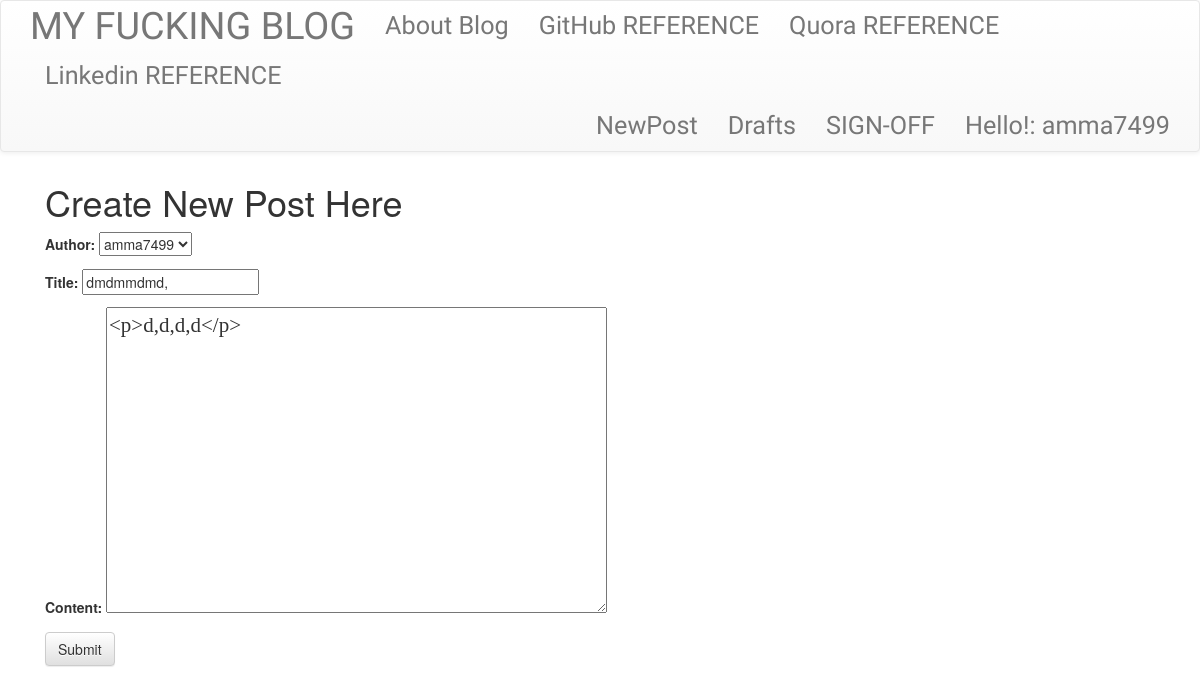
Screenshot of /post/2/edit/ (signed in) with the database file from the repository.
### blogs/models.py (models this page shows, shortened)
class Post(models.Model):
    class Meta:
        verbose_name='Post'
    author=models.ForeignKey('auth.User',on_delete=models.CASCADE,)
    title=models.CharField(max_length=100)
    content=models.TextField()
    createtime=models.DateTimeField(default=timezone.now)
    publishtime=models.DateTimeField(blank=True,null=True)

### blogs/views.py (the view)
# urls.py: url(r'^post/(?P<pk>\d+)/edit/$',views.PostUpdateView.as_view(),name='post_edit'),
class PostUpdateView(LoginRequiredMixin,UpdateView):
    login_url='/login/'
    redirect_field_name='blogs/post_detail.html'
    form_class=PostForm
    model=Post

### blogs/forms.py
class PostForm(forms.ModelForm):
    class Meta:
        model=Post
        fields=('author','title','content',)
        widgets = {
            'title': forms.TextInput(attrs={'class': 'textinputclass'}),
            'content': forms.Textarea(attrs={'class': 'editable medium-editor-textarea postcontent'}),
        }

### blogs/templates/blogs/post_form.html (shortened to what this page needs)
{% extends 'blogs/base.html'%}
{%block content%}
<h1>Create New Post Here</h1>
<form class="post-form" method="POST">
  {{form.as_p}}
  <button type="submit" class="save btn btn-default">Submit</button>
</form>
{%endblock%}

### blogs/templates/blogs/base.html (shortened to what this page needs)
<!DOCTYPE html>
{% load staticfiles %}
<html lang="en" dir="ltr">
  <head>
    <link rel="stylesheet" href="https://maxcdn.bootstrapcdn.com/bootstrap/3.3.7/css/bootstrap.min.css">
    <link rel="stylesheet" href="https://maxcdn.bootstrapcdn.com/bootstrap/3.3.7/css/bootstrap-theme.min.css">
    <link rel="stylesheet" href="//cdn.jsdelivr.net/npm/medium-editor@latest/dist/css/medium-editor.min.css" type="text/css" media="screen" charset="utf-8">
    <link rel="stylesheet" href="{% static  'css/blogs.css' %}">
  </head>
  <body class="loader">
    <nav class="navbar navbar-default indieflower custom-navbar">
      <div class="container">
        <ul class='nav navbar-nav'>
          <li> <a class="navbar-brand bigfont" href="{% url 'post_list' %}">MY FUCKING BLOG</a></li>
          <li><a class="navbar-link" href="{% url 'about' %}">About Blog</a></li>
          <li><a class="navbar-link" href="https://github.com/">GitHub REFERENCE</a></li>
          <li><a class="navbar-link" href="https://www.quora.com/">Quora REFERENCE</a></li>
          <li><a class="navbar-link" href="https://www.linkedin.com/">Linkedin REFERENCE</a></li>
        </ul>
        <ul class='nav navbar-nav navbar-right'>
          {% if user.is_authenticated %}
          <li><a class="navbar-link" href="{%url 'post_new' %}">NewPost</a></li>
          <li><a class="navbar-link" href="{%url 'post_draft_list' %}">Drafts</a></li>
          <li><a class="navbar-link" href="{%url 'logout' %}">SIGN-OFF</a></li>
          <li><a> Hello!: {{user.username}}</a></li>
          {% else %}
          <li><a class="nav navbar-right" href="{%url 'login' %}"><span class="glyphicon glyphicon-heart"></span></a></li>
          {% endif %}
        </ul>
      </div>
    </nav>
    <div class="content container">
        <div class="row">
              <div class="col-md-8">
                    <div class="container">
                      {% block content %}
                      {% endblock %}
                  </div>
              </div>
          </div>
  </body>
</html>

### blogs/static/css/blogs.css (style rules this page uses)
.indieflower { font-family: 'Indie Flower', cursive; font-size: 1.8em; margin-bottom: 10px; }
.bigfont { font-size: 1.5em; }
.postcontent { font-family: 'Montserrat'; font-size: 1.5em; }
.loader { filter:hue-rotate(0deg); color: linear-gradient(45deg,#0f8,#08f); animation:hue 5000ms infinite linear; }

### rows the page displays
Post: author "amma7499", title "dmdmmdmd,", content "<p>d,d,d,d</p>"

### other values shown
{{ user.username }} "amma7499"
